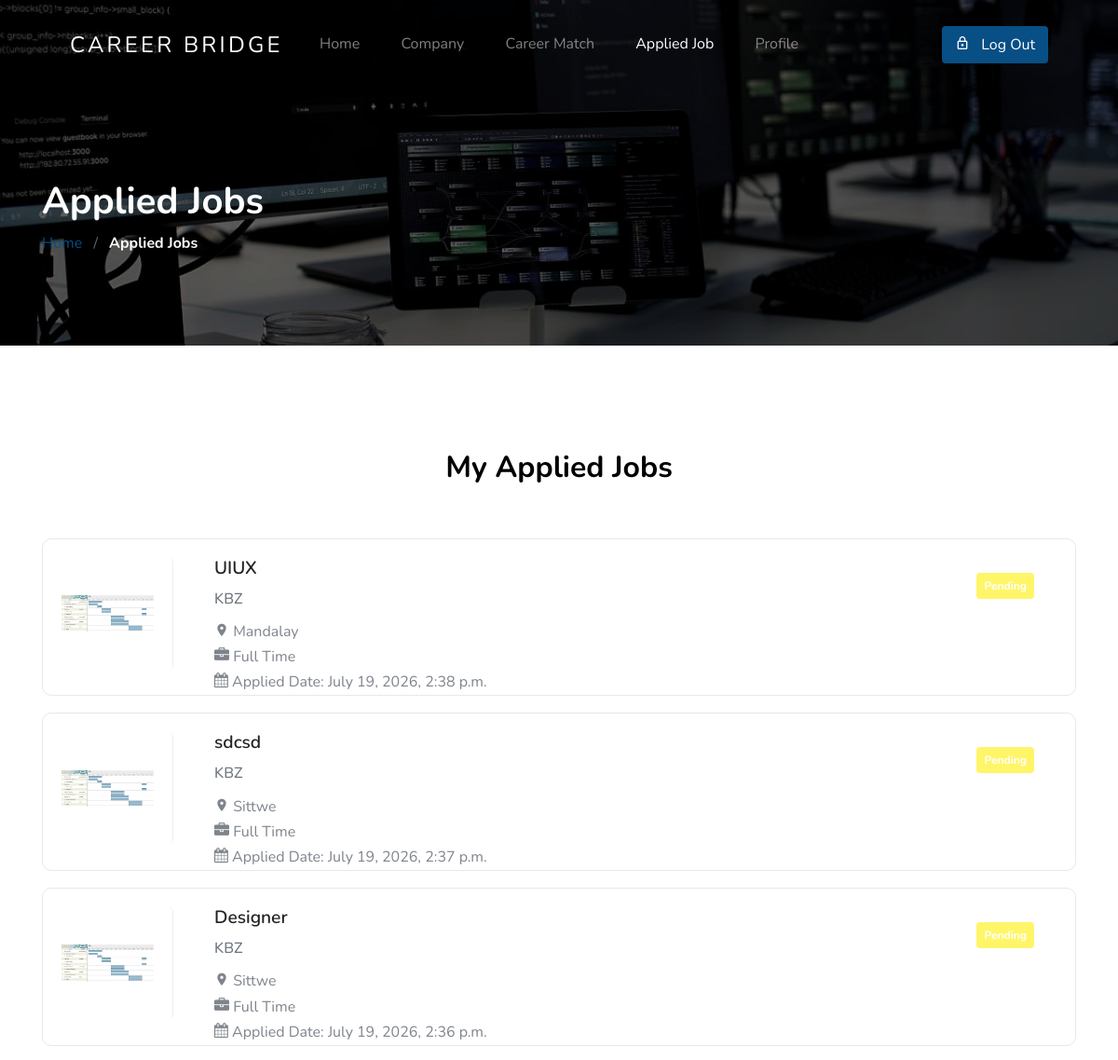
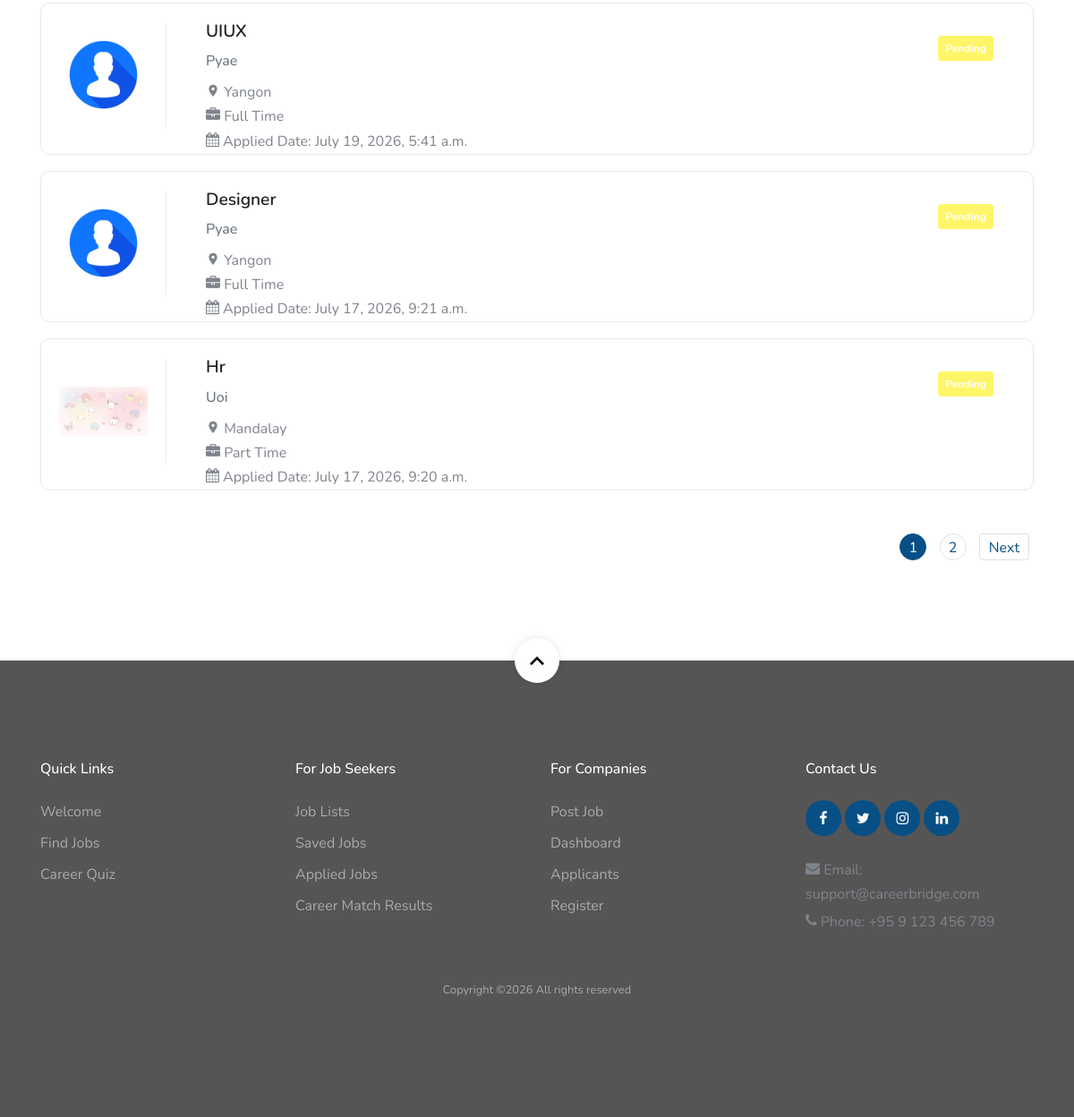
Page /applied_job (signed in) on the earlier database version (2 pictures, top to bottom).
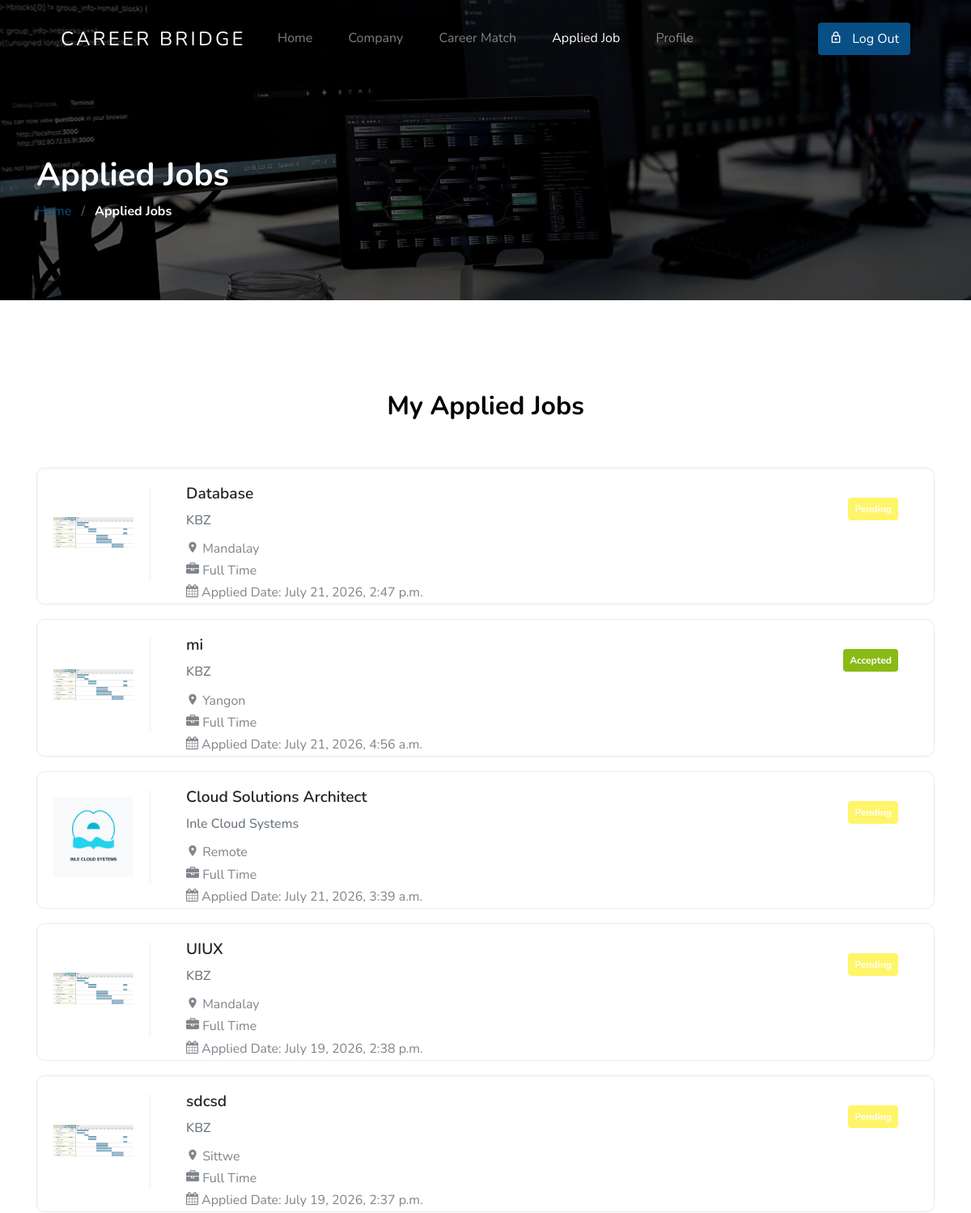
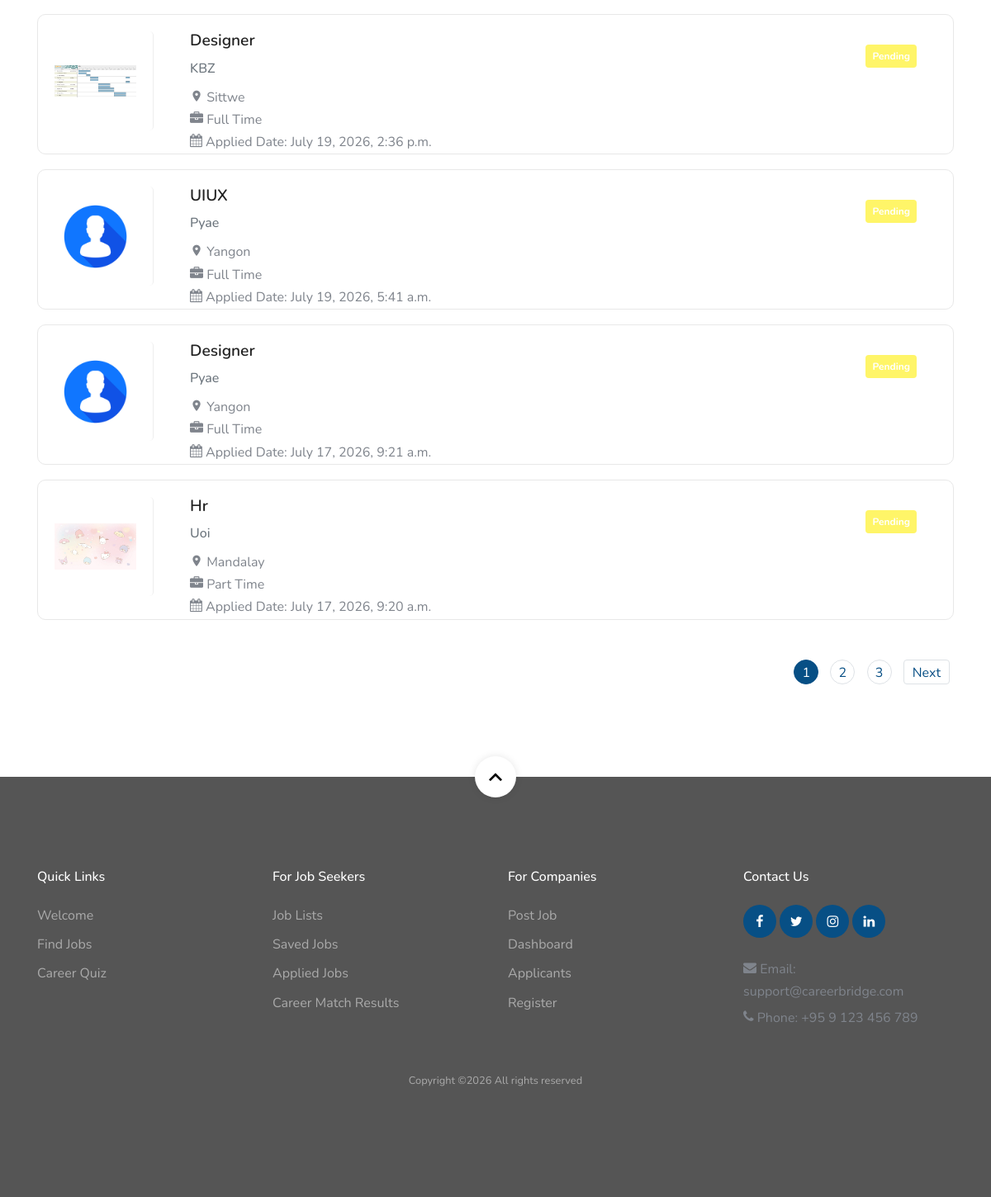
Same page on the later database version (2 pictures, top to bottom).
### myapp/models.py (models this page shows, shortened)
class JobApplication(models.Model):
    employee = models.ForeignKey(Employee, on_delete=models.CASCADE)
    job = models.ForeignKey(Job, on_delete=models.CASCADE)
    cover_letter = models.TextField(blank=True)
    applied_date = models.DateTimeField(auto_now_add=True)
    status = models.CharField(
        max_length=30,
        choices=[
            ('Pending', 'Pending'),
            ('Shortlisted', 'Shortlisted'),
            ('Rejected', 'Rejected'),
            ('Accepted', 'Accepted'),
        ],
        default='Pending'
    )

class Job(models.Model):
    company = models.ForeignKey(Company, on_delete=models.CASCADE)
    JOB_TYPE_CHOICES = [
        ('Full Time', 'Full Time'),
        ('Part Time', 'Part Time'),
        ('Internship', 'Internship'),
        ('Remote', 'Remote'),
    ]
    job_type = models.CharField(
        max_length=20,
        choices=JOB_TYPE_CHOICES
    )
    description = models.TextField()
    vacancy = models.PositiveIntegerField(default=1)
    salary = models.CharField(max_length=100)
    requirements = models.TextField()
    city = models.ForeignKey(City,on_delete=models.PROTECT)
    position = models.ForeignKey(Position, on_delete=models.PROTECT)
    location = models.CharField(max_length=100)
    posted_date = models.DateTimeField(auto_now_add=True)
    is_active = models.BooleanField(default=True)

class Company(models.Model):
    company_name = models.CharField(max_length=200)
    email = models.EmailField(unique=True)
    password = models.CharField(max_length=255)
    EMAIL_PROVIDER = [
        ('gmail', 'Gmail'),
        ('outlook', 'Outlook'),
        ('custom', 'Custom'),
    ]
    email_provider = models.CharField(
        max_length=20,
        choices=EMAIL_PROVIDER,
        default='gmail'
    )
    email_app_password = models.CharField(
    max_length=255,
    blank=True,
    null=True
)
    smtp_host = models.CharField(
        max_length=255,
        blank=True,
        null=True
    )
    smtp_port = models.IntegerField(
        default=587
    )
    phone = models.CharField(max_length=15)
    description = models.TextField()
    website = models.URLField(blank=True)
    address = models.TextField()
    profile_image = models.ImageField(upload_to='profile/', blank=True, null=True)
    tagline = models.CharField(max_length=255, blank=True, null=True)
    facebook = models.CharField(max_length=255, blank=True, null=True)
    twitter = models.CharField(max_length=255, blank=True, null=True)
    linkedin = models.CharField(max_length=255, blank=True, null=True)

class Position(models.Model):
    position_name = models.CharField(max_length=100, unique=True)

class City(models.Model):
    city_name = models.CharField(max_length=100, unique=True)

### myapp/views.py (the view)
# urls.py: path('applied_job', applied_job, name='applied_job'),
def applied_job(request):
    employee_id = request.session.get("employee_id")
    if not employee_id:
        return redirect("employeelogin")
    employee = Employee.objects.get(id=employee_id)
    applications = JobApplication.objects.filter(employee=employee).order_by('-applied_date')
    paginator = Paginator(applications, 3)
    page_number = request.GET.get("page")
    page_obj = paginator.get_page(page_number)
    return render(request, "applied_job.html", {
        "applications": applications,
        "employee": employee,
        'page_obj':page_obj
    })

### templates/applied_job.html (shortened to what this page needs)
{% load static %}
<!DOCTYPE html>
<html lang="en">
<head>
    <link rel="stylesheet" href="{% static 'css/custom-bs.css' %}">
    <link rel="stylesheet" href="{% static 'css/jquery.fancybox.min.css' %}">
    <link rel="stylesheet" href="{% static 'css/bootstrap-select.min.css' %}">
    <link rel="stylesheet" href="{% static 'fonts/icomoon/style.css' %}">
    <link rel="stylesheet" href="{% static 'fonts/line-icons/style.css' %}">
    <link rel="stylesheet" href="{% static 'css/owl.carousel.min.css' %}">
    <link rel="stylesheet" href="{% static 'css/animate.min.css' %}">
    <link rel="stylesheet" href="{% static 'css/style.css' %}">
</head>
<body id="top">
<div class="site-wrap">
<header class="site-navbar mt-3">
<div class="container-fluid">
<div class="row align-items-center">
<div class="site-logo col-6">
<a href="{% url 'homeview' %}">
Career Bridge
</a>
</div>
<nav class="mx-auto site-navigation">
<ul class="site-menu js-clone-nav d-none d-xl-block ml-0 pl-0">
<li>
<a href="{% url 'homeview' %}">
Home
</a>
</li>
<li>
<a href="{% url 'company_list_view' %}">
Company
</a>
</li>
<li>
<a href="#">
Career Match
</a>
</li>
<li>
<a href="{% url 'applied_job' %}" class="nav-link active">
Applied Job
</a>
</li>
<li>
<a href="{% url 'employeeprofile' %}">
Profile
</a>
</li>
</ul>
</nav>
<div class="right-cta-menu text-right d-flex align-items-center col-6">
<div class="ml-auto">
<a href="{% url 'employeelogout' %}"
class="btn btn-primary border-width-2 d-none d-lg-inline-block" id="logoutBtn">
<span class="mr-2 icon-lock_outline"></span>
Log Out
</a>
</div>
</div>
</div>
</div>
</header>
<section class="section-hero overlay inner-page bg-image"
style="background-image:url('{% static 'images/hero.jpg' %}');"
id="home-section">
<div class="container">
<div class="row">
<div class="col-md-7">
<h1 class="text-white font-weight-bold">
Applied Jobs
</h1>
<div class="custom-breadcrumbs">
<a href="{% url 'homeview' %}" class="dec">
Home
</a>
<span class="mx-2 slash">/</span>
<span class="text-white">
<strong>Applied Jobs</strong>
</span>
</div>
</div>
</div>
</div>
</section>
<section class="site-section" id="applied-job-section">
<div class="container">
<div class="row mb-5 justify-content-center">
<div class="col-md-7 text-center">
<h2 class="section-title mb-2">
My Applied Jobs
</h2>
</div>
</div>
<ul class="job-listings mb-5">
{% for application in applications %}
<li class="job-listing d-block d-sm-flex pb-3 pb-sm-0 align-items-start"
    onclick="window.location='{% url 'jobdetail' application.job.id %}'"
    style="cursor:pointer;">
 <div class="job-listing-logo mb-3 mb-sm-0 d-flex align-items-center justify-content-center" style="width: 120px; height: 120px; min-width: 120px; flex-shrink: 0; background: #fff; overflow: hidden; border-radius: 5px;">
        {% if application.job.company.profile_image %}
          <img src="{{ application.job.company.profile_image.url }}" alt="{{ application.job.company.company_name }}" style="width: 100%; height: 100%; object-fit: contain; padding: 0px;">
        {% else %}
          <img src="{% static 'images/default-profile.jpg' %}" alt="Default Company Logo" style="width: 100%; height: 100%; object-fit: contain; padding: 0px;">
        {% endif %}
      </div>
<div class="job-listing-about d-sm-flex custom-width w-100 justify-content-between mx-4">
<div class="job-listing-position custom-width w-75">
<h2>
{{ application.job.position.position_name }}
</h2>
<strong>
{{ application.job.company.company_name }}
</strong>
<div class="mt-2 job-info">
<span class="icon-room"></span>
{{ application.job.city.city_name }}
<br>
<span class="icon-briefcase"></span>
{{ application.job.job_type }}
<br>
<span class="icon-calendar"></span>
Applied Date:
{{ application.applied_date }}
</div>
</div>
<div class="job-listing-location custom-width w-25 text-right">
{% if application.status == "Accepted" %}
<span class="badge badge-success p-2">
{{ application.status }}
</span>
{% elif application.status == "Rejected" %}
<span class="badge badge-danger p-2">
{{ application.status }}
</span>
{% else %}
<span class="badge badge-warning p-2">
{{ application.status }}
</span>
{% endif %}
</div>
</div>
</li>
{% empty %}
<li class="text-center py-5">
<h5>
No applied jobs found.
</h5>
</li>
{% endfor %}
</ul>
<div class="row pagination-wrap">
<div class="col-md-12 text-right">
<div class="custom-pagination ml-auto">
<div class="d-inline-block">
{% for num in page_obj.paginator.page_range %}
{% if page_obj.number == num %}
<a href="?page={{ num }}#applied-job-section" class="active">
{{ num }}
</a>
{% else %}
<a href="?page={{ num }}#applied-job-section">
{{ num }}
</a>
{% endif %}
{% endfor %}
</div>
{% if page_obj.has_next %}
<a href="?page={{ page_obj.next_page_number }}#applied-job-section" class="next">
Next
</a>
{% endif %}
</div>
</div>
</div>
</div>
</section>
<footer class="site-footer">
  <a href="#top" class="smoothscroll scroll-top">
    <span class="icon-keyboard_arrow_up"></span>
  </a>
  <div class="container">
    <div class="row mb-5">
      <div class="col-12 col-sm-6 col-md-3 col-lg-3 mb-4 mb-md-0">
        <h3>Quick Links</h3>
        <ul class="list-unstyled">
          <li><a href="{% url 'intro' %}" class="dec">Welcome</a></li>
          <li><a href="{% url 'homeview' %}" class="dec">Find Jobs</a></li>
          <li><a href="{% url 'careerquiz' %}" class="dec">Career Quiz</a></li>
        </ul>
      </div>
      <div class="col-12 col-sm-6 col-md-3 col-lg-3 mb-4 mb-md-0">
        <h3>For Job Seekers</h3>
        <ul class="list-unstyled">
          <li><a href="{% url 'homeview' %}#list" class="dec">Job Lists</a></li>
          <li><a href="{% url 'savedjobs' %}" class="dec">Saved Jobs</a></li>
          <li><a href="{% url 'applied_job' %}" class="dec">Applied Jobs</a></li>
          <li><a href="{% url 'result_history' %}" class="dec">Career Match Results</a></li>
        </ul>
      </div>
      <div class="col-12 col-sm-6 col-md-3 col-lg-3 mb-4 mb-md-0">
        <h3>For Companies</h3>
        <ul class="list-unstyled">
          <li><a href="{% url 'companypost' %}" class="dec">Post Job</a></li>
          <li><a href="{% url 'company_index' %}" class="dec">Dashboard</a></li>
          <li><a href="{% url 'company_candidates' %}" class="dec">Applicants</a></li>
          <li><a href="{% url 'companyregister' %}" class="dec">Register</a></li>
        </ul>
      </div>
      <div class="col-12 col-sm-6 col-md-3 col-lg-3 mb-4 mb-md-0">
        <h3>Contact Us</h3>
        <div class="footer-social mb-3">
          <a href="https://www.facebook.com/" target="_blank" rel="noopener noreferrer">
            <span class="icon-facebook"></span>
          </a>
          <a href="https://twitter.com/" target="_blank" rel="noopener noreferrer">
            <span class="icon-twitter"></span>
          </a>
          <a href="https://www.instagram.com/" target="_blank" rel="noopener noreferrer">
            <span class="icon-instagram"></span>
          </a>
          <a href="https://www.linkedin.com/" target="_blank" rel="noopener noreferrer">
            <span class="icon-linkedin"></span>
          </a>
        </div>
        <p class="mb-1 text-break">
          <span class="icon-envelope"></span>
          Email: support@careerbridge.com
        </p>
        <p class="mb-0 text-break">
          <span class="icon-phone"></span>
          Phone: +95 9 123 456 789
        </p>
      </div>
    </div>
    <div class="row text-center">
      <div class="col-12">
        <p class="copyright"><small>
          Copyright &copy;<script>document.write(new Date().getFullYear());</script> All rights reserved
        </small></p>
      </div>
    </div>
  </div>
</footer>
</div>
</body>
</html>

Differences in the rows shown:
added JobApplication: job.company.profile_image (picture), job.position.position_name "Database", job.company.company_name "KBZ", job.city.city_name "Mandalay", job.job_type "Full Time", applied_date "July 21, 2026, 2:47 p.m.", status "Pending"
added JobApplication: job.company.profile_image (picture), job.position.position_name "mi", job.company.company_name "KBZ", job.city.city_name "Yangon", job.job_type "Full Time", applied_date "July 21, 2026, 4:56 a.m.", status "Accepted"
added JobApplication: job.company.profile_image (picture), job.position.position_name "Cloud Solutions Architect", job.company.company_name "Inle Cloud Systems", job.city.city_name "Remote", job.job_type "Full Time", applied_date "July 21, 2026, 3:39 a.m.", status "Pending"
Other differences:
new list line: "3"
